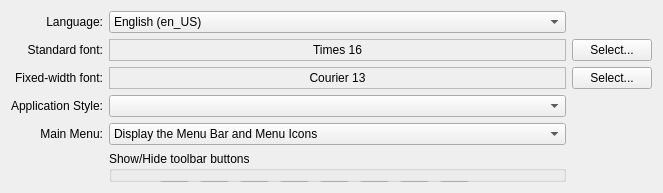
     <widget class="QWidget" name="tab_3">
      <attribute name="title">
       <string>Appearance</string>
      </attribute>
      <layout class="QGridLayout">
       <item row="1" column="0">
        <widget class="QLabel" name="label_5">
         <property name="text">
          <string>Standard font:</string>
         </property>
         <property name="alignment">
          <set>Qt::AlignRight|Qt::AlignTrailing|Qt::AlignVCenter</set>
         </property>
        </widget>
       </item>
       <item row="1" column="1">
        <widget class="QLabel" name="standardLabel">
         <property name="sizePolicy">
          <sizepolicy hsizetype="Expanding" vsizetype="Preferred">
           <horstretch>0</horstretch>
           <verstretch>0</verstretch>
          </sizepolicy>
         </property>
         <property name="frameShape">
          <enum>QFrame::StyledPanel</enum>
         </property>
         <property name="text">
          <string>Times 16</string>
         </property>
         <property name="alignment">
          <set>Qt::AlignCenter</set>
         </property>
        </widget>
       </item>
       <item row="1" column="2">
        <widget class="QPushButton" name="standardFontButton">
         <property name="text">
          <string>Select...</string>
         </property>
        </widget>
       </item>
       <item row="2" column="0">
        <widget class="QLabel" name="label_6">
         <property name="text">
          <string>Fixed-width font:</string>
         </property>
         <property name="alignment">
          <set>Qt::AlignRight|Qt::AlignTrailing|Qt::AlignVCenter</set>
         </property>
        </widget>
       </item>
       <item row="2" column="1">
        <widget class="QLabel" name="fixedLabel">
         <property name="frameShape">
          <enum>QFrame::StyledPanel</enum>
         </property>
         <property name="text">
          <string>Courier 13</string>
         </property>
         <property name="alignment">
          <set>Qt::AlignCenter</set>
         </property>
        </widget>
       </item>
       <item row="2" column="2">
        <widget class="QPushButton" name="fixedFontButton">
         <property name="text">
          <string>Select...</string>
         </property>
        </widget>
       </item>
       <item row="4" column="1">
        <widget class="QComboBox" name="comboBoxStyle">
         <property name="sizeAdjustPolicy">
          <enum>QComboBox::AdjustToMinimumContentsLength</enum>
         </property>
        </widget>
       </item>
       <item row="4" column="0">
        <widget class="QLabel" name="label_15">
         <property name="text">
          <string>Application Style:</string>
         </property>
         <property name="alignment">
          <set>Qt::AlignLeading|Qt::AlignLeft|Qt::AlignRight|Qt::AlignTrailing|Qt::AlignVCenter</set>
         </property>
        </widget>
       </item>
       <item row="6" column="1">
        <widget class="QGroupBox" name="groupBox_4">
         <property name="title">
          <string>Show/Hide toolbar buttons</string>
         </property>
         <widget class="QToolButton" name="tbGoBack">
          <property name="geometry">
           <rect>
            <x>50</x>
            <y>30</y>
            <width>31</width>
            <height>31</height>
           </rect>
          </property>
          <property name="toolTip">
           <string>Back</string>
          </property>
          <property name="icon">
           <iconset>
            <normaloff>://arrow_left_green.png</normaloff>://arrow_left_green.png</iconset>
          </property>
          <property name="checkable">
           <bool>true</bool>
          </property>
          <property name="checked">
           <bool>true</bool>
          </property>
          <property name="toolButtonStyle">
           <enum>Qt::ToolButtonTextBesideIcon</enum>
          </property>
         </widget>
         <widget class="QToolButton" name="tbGoForward">
          <property name="geometry">
           <rect>
            <x>90</x>
            <y>30</y>
            <width>31</width>
            <height>31</height>
           </rect>
          </property>
          <property name="toolTip">
           <string>Forward</string>
          </property>
          <property name="icon">
           <iconset>
            <normaloff>://arrow_right_green.png</normaloff>://arrow_right_green.png</iconset>
          </property>
          <property name="checkable">
           <bool>true</bool>
          </property>
          <property name="checked">
           <bool>true</bool>
          </property>
          <property name="toolButtonStyle">
           <enum>Qt::ToolButtonTextBesideIcon</enum>
          </property>
         </widget>
         <widget class="QToolButton" name="tbAddBook">
          <property name="geometry">
           <rect>
            <x>170</x>
            <y>30</y>
            <width>31</width>
            <height>31</height>
           </rect>
          </property>
          <property name="toolTip">
           <string>Add Bookmark</string>
          </property>
          <property name="icon">
           <iconset>
            <normaloff>://add2.png</normaloff>://add2.png</iconset>
          </property>
          <property name="checkable">
           <bool>true</bool>
          </property>
          <property name="checked">
           <bool>true</bool>
          </property>
          <property name="toolButtonStyle">
           <enum>Qt::ToolButtonTextBesideIcon</enum>
          </property>
         </widget>
         <widget class="QToolButton" name="tbHome">
          <property name="geometry">
           <rect>
            <x>130</x>
            <y>30</y>
            <width>31</width>
            <height>31</height>
           </rect>
          </property>
          <property name="toolTip">
           <string>Home</string>
          </property>
          <property name="icon">
           <iconset>
            <normaloff>://house.png</normaloff>://house.png</iconset>
          </property>
          <property name="checkable">
           <bool>true</bool>
          </property>
          <property name="checked">
           <bool>true</bool>
          </property>
          <property name="toolButtonStyle">
           <enum>Qt::ToolButtonTextBesideIcon</enum>
          </property>
         </widget>
         <widget class="QToolButton" name="tbRefresh">
          <property name="geometry">
           <rect>
            <x>250</x>
            <y>30</y>
            <width>31</width>
            <height>31</height>
           </rect>
          </property>
          <property name="toolTip">
           <string>Refresh / Go</string>
          </property>
          <property name="icon">
           <iconset>
            <normaloff>://nav_refresh_green.png</normaloff>://nav_refresh_green.png</iconset>
          </property>
          <property name="checkable">
           <bool>true</bool>
          </property>
          <property name="checked">
           <bool>true</bool>
          </property>
          <property name="toolButtonStyle">
           <enum>Qt::ToolButtonTextBesideIcon</enum>
          </property>
         </widget>
         <widget class="QToolButton" name="tbAppStyle">
          <property name="geometry">
           <rect>
            <x>90</x>
            <y>70</y>
            <width>31</width>
            <height>31</height>
           </rect>
          </property>
          <property name="toolTip">
           <string>Application Style</string>
          </property>
          <property name="icon">
           <iconset>
            <normaloff>://app_style.png</normaloff>://app_style.png</iconset>
          </property>
          <property name="checkable">
           <bool>true</bool>
          </property>
          <property name="checked">
           <bool>true</bool>
          </property>
          <property name="toolButtonStyle">
           <enum>Qt::ToolButtonTextBesideIcon</enum>
          </property>
         </widget>
         <widget class="QToolButton" name="tbPrivMode">
          <property name="geometry">
           <rect>
            <x>130</x>
            <y>70</y>
            <width>31</width>
            <height>31</height>
           </rect>
          </property>
          <property name="toolTip">
           <string>Privacy Mode</string>
          </property>
          <property name="icon">
           <iconset>
            <normaloff>://spy.png</normaloff>://spy.png</iconset>
          </property>
          <property name="checkable">
           <bool>true</bool>
          </property>
          <property name="checked">
           <bool>true</bool>
          </property>
          <property name="toolButtonStyle">
           <enum>Qt::ToolButtonTextBesideIcon</enum>
          </property>
         </widget>
         <widget class="QToolButton" name="tbReset">
          <property name="geometry">
           <rect>
            <x>330</x>
            <y>70</y>
            <width>31</width>
            <height>31</height>
           </rect>
          </property>
          <property name="toolTip">
           <string>Reset QtWeb</string>
          </property>
          <property name="icon">
           <iconset>
            <normaloff>://delete.png</normaloff>://delete.png</iconset>
          </property>
          <property name="checkable">
           <bool>true</bool>
          </property>
          <property name="checked">
           <bool>false</bool>
          </property>
          <property name="toolButtonStyle">
           <enum>Qt::ToolButtonTextBesideIcon</enum>
          </property>
         </widget>
         <widget class="QToolButton" name="tbImages">
          <property name="geometry">
           <rect>
            <x>290</x>
            <y>70</y>
            <width>31</width>
            <height>31</height>
           </rect>
          </property>
          <property name="toolTip">
           <string>Images On/Off</string>
          </property>
          <property name="icon">
           <iconset>
            <normaloff>://images.png</normaloff>://images.png</iconset>
          </property>
          <property name="checkable">
           <bool>true</bool>
          </property>
          <property name="checked">
           <bool>false</bool>
          </property>
          <property name="toolButtonStyle">
           <enum>Qt::ToolButtonTextBesideIcon</enum>
          </property>
         </widget>
         <widget class="QToolButton" name="tbPrefs">
          <property name="geometry">
           <rect>
            <x>170</x>
            <y>70</y>
            <width>31</width>
            <height>31</height>
           </rect>
          </property>
          <property name="toolTip">
           <string>Preferences</string>
          </property>
          <property name="icon">
           <iconset>
            <normaloff>://settings.png</normaloff>://settings.png</iconset>
          </property>
          <property name="checkable">
           <bool>true</bool>
          </property>
          <property name="checked">
           <bool>true</bool>
          </property>
          <property name="toolButtonStyle">
           <enum>Qt::ToolButtonTextBesideIcon</enum>
          </property>
         </widget>
         <widget class="QToolButton" name="tbProxy">
          <property name="geometry">
           <rect>
            <x>250</x>
            <y>70</y>
            <width>31</width>
            <height>31</height>
           </rect>
          </property>
          <property name="toolTip">
           <string>Proxy On/Off</string>
          </property>
          <property name="icon">
           <iconset>
            <normaloff>://proxy.png</normaloff>://proxy.png</iconset>
          </property>
          <property name="checkable">
           <bool>true</bool>
          </property>
          <property name="checked">
           <bool>false</bool>
          </property>
          <property name="toolButtonStyle">
           <enum>Qt::ToolButtonTextBesideIcon</enum>
          </property>
         </widget>
         <widget class="QToolButton" name="tbCompatibility">
          <property name="geometry">
           <rect>
            <x>50</x>
            <y>70</y>
            <width>31</width>
            <height>31</height>
           </rect>
          </property>
          <property name="toolTip">
           <string>Compatibility</string>
          </property>
          <property name="icon">
           <iconset>
            <normaloff>://logo.png</normaloff>://logo.png</iconset>
          </property>
          <property name="checkable">
           <bool>true</bool>
          </property>
          <property name="checked">
           <bool>true</bool>
          </property>
          <property name="toolButtonStyle">
           <enum>Qt::ToolButtonTextBesideIcon</enum>
          </property>
         </widget>
         <widget class="QToolButton" name="tbTextSize">
          <property name="geometry">
           <rect>
            <x>330</x>
            <y>30</y>
            <width>31</width>
            <height>31</height>
           </rect>
          </property>
          <property name="toolTip">
           <string>Change Text Size</string>
          </property>
          <property name="icon">
           <iconset>
            <normaloff>://textsize.png</normaloff>://textsize.png</iconset>
          </property>
          <property name="checkable">
           <bool>true</bool>
          </property>
          <property name="checked">
           <bool>false</bool>
          </property>
          <property name="toolButtonStyle">
           <enum>Qt::ToolButtonTextBesideIcon</enum>
          </property>
         </widget>
         <widget class="QToolButton" name="tbBookmarks">
          <property name="geometry">
           <rect>
            <x>210</x>
            <y>30</y>
            <width>31</width>
            <height>31</height>
           </rect>
          </property>
          <property name="toolTip">
           <string>Show All Bookmarks</string>
          </property>
          <property name="icon">
           <iconset>
            <normaloff>://bookmarks.png</normaloff>://bookmarks.png</iconset>
          </property>
          <property name="checkable">
           <bool>true</bool>
          </property>
          <property name="checked">
           <bool>false</bool>
          </property>
          <property name="toolButtonStyle">
           <enum>Qt::ToolButtonTextBesideIcon</enum>
          </property>
         </widget>
         <widget class="QToolButton" name="tbInspect">
          <property name="geometry">
           <rect>
            <x>210</x>
            <y>70</y>
            <width>31</width>
            <height>31</height>
           </rect>
          </property>
          <property name="toolTip">
           <string>Inspect Element</string>
          </property>
          <property name="icon">
           <iconset>
            <normaloff>://inspect.png</normaloff>://inspect.png</iconset>
          </property>
          <property name="checkable">
           <bool>true</bool>
          </property>
          <property name="checked">
           <bool>false</bool>
          </property>
          <property name="toolButtonStyle">
           <enum>Qt::ToolButtonTextBesideIcon</enum>
          </property>
         </widget>
         <widget class="QToolButton" name="tbVirtKeyb">
          <property name="geometry">
           <rect>
            <x>290</x>
            <y>30</y>
            <width>31</width>
            <height>31</height>
           </rect>
          </property>
          <property name="toolTip">
           <string>Virtual Keyboard</string>
          </property>
          <property name="icon">
           <iconset>
            <normaloff>://keyboard.png</normaloff>://keyboard.png</iconset>
          </property>
          <property name="checkable">
           <bool>true</bool>
          </property>
          <property name="checked">
           <bool>false</bool>
          </property>
          <property name="toolButtonStyle">
           <enum>Qt::ToolButtonTextBesideIcon</enum>
          </property>
         </widget>
        </widget>
       </item>
       <item row="5" column="1">
        <widget class="QComboBox" name="comboMainMenu">
         <item>
          <property name="text">
           <string>Display the Menu Bar and Menu Icons</string>
          </property>
         </item>
         <item>
          <property name="text">
           <string>Display the Menu Bar, but hide Menu Icons (re-start is required when changed)</string>
          </property>
         </item>
         <item>
          <property name="text">
           <string>Hide the Menu Bar (functionality can be accessed via Shortcuts)</string>
          </property>
         </item>
        </widget>
       </item>
       <item row="5" column="0">
        <widget class="QLabel" name="label_14">
         <property name="text">
          <string>Main Menu:</string>
         </property>
         <property name="alignment">
          <set>Qt::AlignLeading|Qt::AlignLeft|Qt::AlignRight|Qt::AlignTrailing|Qt::AlignVCenter</set>
         </property>
        </widget>
       </item>
       <item row="0" column="1">
        <widget class="QComboBox" name="comboLangs">
         <item>
          <property name="text">
           <string>English (en_US)</string>
          </property>
         </item>
         <item>
          <property name="text">
           <string>Chinese Traditional (zh_tw)</string>
          </property>
         </item>
         <item>
          <property name="text">
           <string>Chinese Simplified (zh_cn)</string>
          </property>
         </item>
         <item>
          <property name="text">
           <string>Czech (cz)</string>
          </property>
         </item>
         <item>
          <property name="text">
           <string>Farsi (fa)</string>
          </property>
         </item>
         <item>
          <property name="text">
           <string>French (fr)</string>
          </property>
         </item>
         <item>
          <property name="text">
           <string>German (de)</string>
          </property>
         </item>
         <item>
          <property name="text">
           <string>Hungarian (hu)</string>
          </property>
         </item>
         <item>
          <property name="text">
           <string>Italian (it)</string>
          </property>
         </item>
         <item>
          <property name="text">
           <string>Japanese (ja)</string>
          </property>
         </item>
         <item>
          <property name="text">
           <string>Russian (ru)</string>
          </property>
         </item>
         <item>
          <property name="text">
           <string>Spanish (es)</string>
          </property>
         </item>
         <item>
          <property name="text">
           <string>Swedish (sv)</string>
          </property>
         </item>
        </widget>
       </item>
       <item row="0" column="0">
        <widget class="QLabel" name="label_22">
         <property name="text">
          <string>Language:</string>
         </property>
         <property name="alignment">
          <set>Qt::AlignLeading|Qt::AlignLeft|Qt::AlignRight|Qt::AlignTrailing|Qt::AlignVCenter</set>
         </property>
        </widget>
       </item>
      </layout>
     </widget>
